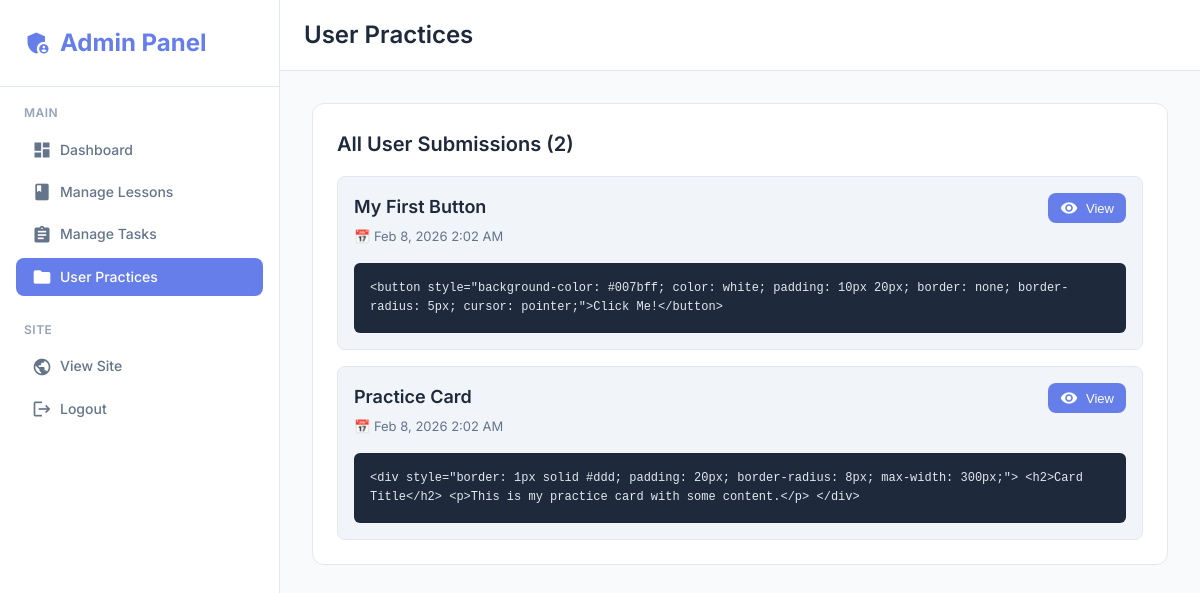
Screenshot of /admin/view_practices.php (signed in) with the database file from the repository.
### tables this page shows
CREATE TABLE user_practice (
    id INT AUTO_INCREMENT PRIMARY KEY,
    user_id INT NULL,
    title VARCHAR(255) NOT NULL,
    html_code TEXT NOT NULL,
    task_id INT NULL,
    is_completed BOOLEAN DEFAULT FALSE,
    created_at TIMESTAMP DEFAULT CURRENT_TIMESTAMP,
    updated_at TIMESTAMP DEFAULT CURRENT_TIMESTAMP ON UPDATE CURRENT_TIMESTAMP,
    FOREIGN KEY (user_id) REFERENCES users(id) ON DELETE SET NULL,
    FOREIGN KEY (task_id) REFERENCES practice_tasks(id) ON DELETE SET NULL,
    INDEX idx_user (user_id),
    INDEX idx_created (created_at),
    INDEX idx_task (task_id)
);

### admin/view_practices.php (the view, shortened to what this page needs)
<?php
$pdo = getDBConnection();
$sql = "SELECT up.*, pt.title as task_title, l.title as lesson_title
        FROM user_practice up
        LEFT JOIN practice_tasks pt ON up.task_id = pt.id
        LEFT JOIN lessons l ON pt.lesson_id = l.id
        ORDER BY up.created_at DESC";
$practices = $pdo->query($sql)->fetchAll();
?>
<!DOCTYPE html>
<html lang="en">
<head>
    <link rel="stylesheet" href="../assets/css/style.css">
    <link rel="stylesheet" href="../assets/css/themes.css">
</head>
<body>
    <div class="app-container">
        <aside class="sidebar">
            <div class="sidebar-header">
                <a href="dashboard.php" class="logo">
                    <span class="material-icons">admin_panel_settings</span>
                    <span>Admin Panel</span>
                </a>
            </div>
            <nav class="sidebar-nav">
                <div class="nav-section">
                    <div class="nav-section-title">Main</div>
                    <a href="dashboard.php" class="nav-item">
                        <span class="material-icons">dashboard</span>
                        <span>Dashboard</span>
                    </a>
                    <a href="manage_lessons.php" class="nav-item">
                        <span class="material-icons">book</span>
                        <span>Manage Lessons</span>
                    </a>
                    <a href="manage_tasks.php" class="nav-item">
                        <span class="material-icons">assignment</span>
                        <span>Manage Tasks</span>
                    </a>
                    <a href="view_practices.php" class="nav-item active">
                        <span class="material-icons">folder</span>
                        <span>User Practices</span>
                    </a>
                </div>
                <div class="nav-section">
                    <div class="nav-section-title">Site</div>
                    <a href="../index.php" class="nav-item" target="_blank">
                        <span class="material-icons">public</span>
                        <span>View Site</span>
                    </a>
                    <a href="logout.php" class="nav-item">
                        <span class="material-icons">logout</span>
                        <span>Logout</span>
                    </a>
                </div>
            </nav>
        </aside>
        <main class="main-content">
            <header class="top-header">
                <div class="header-left">
                    <h1>User Practices</h1>
                </div>
            </header>
            <div style="padding: var(--spacing-xl); max-width: 1400px;">
                <div style="background: var(--bg-primary); padding: var(--spacing-lg); border-radius: var(--border-radius-lg); border: 1px solid var(--border-color);">
                    <h2 style="font-size: 20px; font-weight: 600; margin-bottom: var(--spacing-md); color: var(--text-primary);">
                        All User Submissions (<?php echo count($practices); ?>)
                    </h2>
                    <?php if (empty($practices)): ?>
                        <p style="color: var(--text-secondary); text-align: center; padding: var(--spacing-xl);">
                            No user practices yet. Students will appear here once they start saving their work.
                        </p>
                    <?php else: ?>
                        <div style="display: grid; gap: var(--spacing-md);">
                            <?php foreach ($practices as $practice): ?>
                                <div style="background: var(--bg-tertiary); border: 1px solid var(--border-color); border-radius: 8px; padding: var(--spacing-md);">
                                    <div style="display: flex; justify-content: space-between; align-items: start; gap: var(--spacing-md); margin-bottom: var(--spacing-md);">
                                        <div style="flex: 1;">
                                            <h3 style="font-size: 18px; font-weight: 600; color: var(--text-primary); margin-bottom: var(--spacing-xs);">
                                                <?php echo htmlspecialchars($practice['title']); ?>
                                            </h3>
                                            <div style="display: flex; gap: var(--spacing-md); font-size: 13px; color: var(--text-secondary);">
                                                <span>📅 <?php echo date('M j, Y g:i A', strtotime($practice['created_at'])); ?></span>
                                            </div>
                                        </div>
                                        <button onclick="viewPractice(<?php echo $practice['id']; ?>)" class="btn btn-primary btn-small">
                                            <span class="material-icons">visibility</span>
                                            View
                                        </button>
                                    </div>
                                    <div style="background: var(--bg-code); color: var(--text-code); padding: var(--spacing-md); border-radius: 6px; font-family: 'Courier New', monospace; font-size: 12px; max-height: 150px; overflow-y: auto;">
                                        <?php echo htmlspecialchars(substr($practice['html_code'], 0, 300)); ?><?php echo strlen($practice['html_code']) > 300 ? '...' : ''; ?>
                                    </div>
                                </div>
                            <?php endforeach; ?>
                        </div>
                    <?php endif; ?>
                </div>
            </div>
        </main>
    </div>
</body>
</html>

### assets/css/style.css (style rules this page uses)
:root { --color-primary: #667eea; --color-primary-dark: #5568d3; --color-secondary: #764ba2; --color-success: #10b981; --color-warning: #f59e0b; --color-danger: #ef4444; --color-info: #3b82f6; --bg-primary: #ffffff; --bg-secondary: #f8fafc; --bg-tertiary: #f1f5f9; --bg-code: #1e293b; --text-primary: #1e293b; --text-secondary: #64748b; --text-muted: #94a3b8; --text-code: #e2e8f0; --border-color: #e2e8f0; --border-radius: 8px; --border-radius-lg: 12px; --shadow-sm: 0 1px 2px 0 rgba(0, 0, 0, 0.05); --shadow-md: 0 4px 6px -1px rgba(0, 0, 0, 0.1); --shadow-lg: 0 10px 15px -3px rgba(0, 0, 0, 0.1); --spacing-xs: 4px; --spacing-sm: 8px; --spacing-md: 16px; --spacing-lg: 24px; --spacing-xl: 32px; --sidebar-width: 280px; --transition-fast: 150ms ease; --transition-normal: 250ms ease; }
* { margin: 0; padding: 0; box-sizing: border-box; }
body { font-family: 'Inter', -apple-system, BlinkMacSystemFont, 'Segoe UI', Roboto, sans-serif; background-color: var(--bg-secondary); color: var(--text-primary); line-height: 1.6; overflow-x: hidden; }
.app-container { display: flex; min-height: 100vh; }
.sidebar { width: var(--sidebar-width); background-color: var(--bg-primary); border-right: 1px solid var(--border-color); position: fixed; left: 0; top: 0; height: 100vh; overflow-y: auto; z-index: 100; transition: transform var(--transition-normal); }
.sidebar-header { padding: var(--spacing-lg); border-bottom: 1px solid var(--border-color); position: sticky; top: 0; background: var(--bg-primary); z-index: 10; }
.logo { display: flex; align-items: center; gap: var(--spacing-sm); font-size: 24px; font-weight: 700; color: var(--color-primary); text-decoration: none; }
.logo .material-icons { font-size: 28px; }
.sidebar-nav { padding: var(--spacing-md); }
.nav-section { margin-bottom: var(--spacing-lg); }
.nav-section-title { font-size: 12px; font-weight: 600; text-transform: uppercase; letter-spacing: 0.5px; color: var(--text-muted); margin-bottom: var(--spacing-sm); padding: 0 var(--spacing-sm); }
.nav-item { display: flex; align-items: center; gap: var(--spacing-sm); padding: var(--spacing-sm) var(--spacing-md); margin-bottom: var(--spacing-xs); border-radius: var(--border-radius); color: var(--text-secondary); text-decoration: none; font-size: 14px; font-weight: 500; transition: all var(--transition-fast); cursor: pointer; }
.nav-item.active { background-color: var(--color-primary); color: white; }
.nav-item .material-icons { font-size: 20px; }
.main-content { flex: 1; margin-left: var(--sidebar-width); min-height: 100vh; }
.top-header { background-color: var(--bg-primary); border-bottom: 1px solid var(--border-color); padding: var(--spacing-md) var(--spacing-lg); display: flex; justify-content: space-between; align-items: center; position: sticky; top: 0; z-index: 90; }
.header-left h1 { font-size: 24px; font-weight: 600; color: var(--text-primary); }
.btn { display: inline-flex; align-items: center; gap: var(--spacing-sm); padding: var(--spacing-sm) var(--spacing-md); border: none; border-radius: var(--border-radius); font-size: 14px; font-weight: 500; cursor: pointer; transition: all var(--transition-fast); text-decoration: none; }
.btn-primary { background-color: var(--color-primary); color: white; }
.btn-small { padding: 6px 12px; font-size: 13px; }
.btn .material-icons { font-size: 18px; }

### rows the page displays
user_practice: title "My First Button", created_at "Feb 8, 2026 2:02 AM", html_code "<button style=\"background-color: #007bff; color: white; padding: 10px 20px; border: none; border-radius: 5px; cursor: pointer;\">Click Me!</button>"
user_practice: title "Practice Card", created_at "Feb 8, 2026 2:02 AM", html_code "<div style=\"border: 1px solid #ddd; padding: 20px; border-radius: 8px; max-width: 300px;\"> <h2>Card Title</h2> <p>This is my practice card with some content.</p> </div>"

### other values shown
count($practices) "2"
